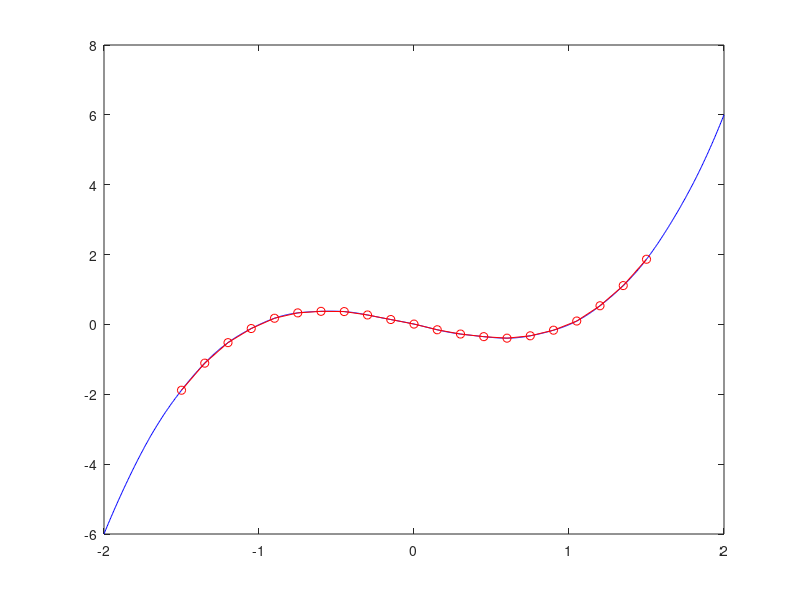

This figure's MATLAB source:
f = @ (x) x.*(x-1).*(x+1) + 0.01*cos(15*x);

x = linspace(-2,2,1000);

n = 20;
xn = linspace(-1.5,1.5,n+1);

c = polyfit(xn,f(xn),n); %Find the coefficients.
p = @(x) polyval(c,x);   %Use the coefficients.

plot(x,f(x));
hold on;
plot(xn,f(xn),'ro');
plot(x,p(x),'g');
hold off;

%% Piecewise linear.

plot(x,f(x),'b');
hold on;
plot(xn,f(xn),'ro-');
hold off;